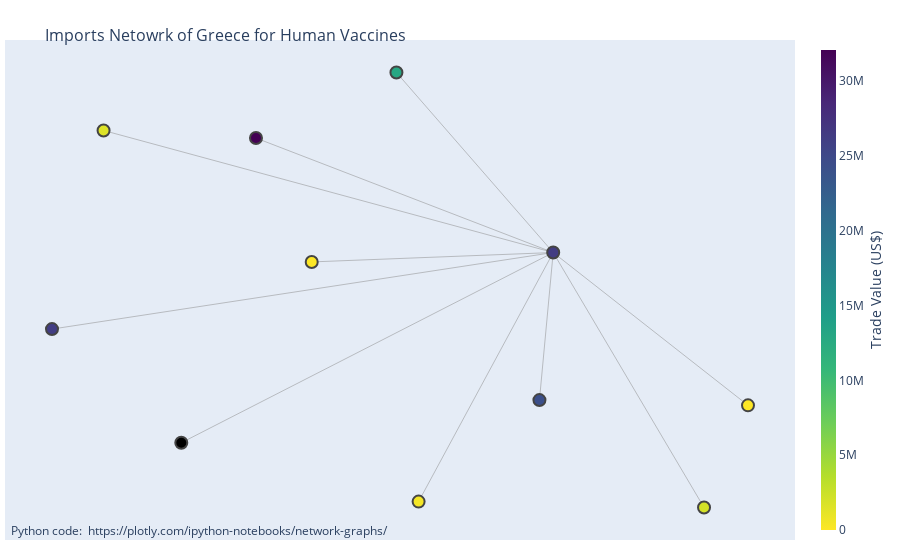

Source (notebook cell):
### Code cell
fig = go.Figure(data=[edge_trace, node_trace],
             layout=go.Layout(
                title=f'<br>Imports Netowrk of {country} for Human Vaccines',
                titlefont_size=16,
                showlegend=False,
                hovermode='closest',
                margin=dict(b=20,l=5,r=5,t=40),
                annotations=[ dict(
                    text="Python code: <a href='https://plotly.com/ipython-notebooks/network-graphs/'> https://plotly.com/ipython-notebooks/network-graphs/</a>",
                    showarrow=False,
                    xref="paper", yref="paper",
                    x=0.005, y=-0.002 ) ],
                xaxis=dict(showgrid=False, zeroline=False, showticklabels=False),
                yaxis=dict(showgrid=False, zeroline=False, showticklabels=False))
                )
fig.show()

### Figure 1 — Plotly figure (JSON) as saved in the notebook; plotly's stock layout.template omitted (floating-point values rounded to 4 significant figures)
{"data": [{"hoverinfo": "text", "line": {"color": "#888", "width": 0.5}, "mode": "lines", "type": "scatter", "x": [0.3506, 0.3824, null, -0.1754, 0.3824, null, -0.6562, 0.3824, null, 0.07148, 0.3824, null, -0.7753, 0.3824, null, -0.3041, 0.3824, null, 0.7308, 0.3824, null, 0.02025, 0.3824, null, 0.8323, 0.3824, null, -0.4767, 0.3824, null], "y": [-0.3626, 0.2511, null, 0.212, 0.2511, null, 0.7588, 0.2511, null, -0.785, 0.2511, null, -0.0673, 0.2511, null, 0.7273, 0.2511, null, -0.8095, 0.2511, null, 1, 0.2511, null, -0.3845, 0.2511, null, -0.5403, 0.2511, null]}, {"hoverinfo": "text", "marker": {"color": [26341318, 24232667, 864, 1581177, 462089, 26251251, 32086808, 2051006, 13021007, 82], "colorbar": {"thickness": 15, "title": {"side": "right", "text": "Trade Value (US$)"}, "xanchor": "left"}, "colorscale": [[0, "#440154"], [0.1111, "#482878"], [0.2222, "#3e4989"], [0.3333, "#31688e"], [0.4444, "#26828e"], [0.5556, "#1f9e89"], [0.6667, "#35b779"], [0.7778, "#6ece58"], [0.8889, "#b5de2b"], [1, "#fde725"]], "line": {"width": 2}, "reversescale": true, "showscale": true, "size": 12}, "mode": "markers", "text": ["Greece", "Belgium", "France", "Germany", "Austria", "India", "Italy", "Netherlands", "Spain", "United Kingdom", "Romania"], "type": "scatter", "x": [0.3824, 0.3506, -0.1754, -0.6562, 0.07148, -0.7753, -0.3041, 0.7308, 0.02025, 0.8323, -0.4767], "y": [0.2511, -0.3626, 0.212, 0.7588, -0.785, -0.0673, 0.7273, -0.8095, 1, -0.3845, -0.5403]}], "layout": {"annotations": [{"showarrow": false, "text": "Python code: <a href='https://plotly.com/ipython-notebooks/network-graphs/'> https://plotly.com/ipython-notebooks/network-graphs/</a>", "x": 0.005, "xref": "paper", "y": -0.002, "yref": "paper"}], "hovermode": "closest", "margin": {"b": 20, "l": 5, "r": 5, "t": 40}, "showlegend": false, "title": {"font": {"size": 16}, "text": "<br>Imports Netowrk of Greece for Human Vaccines"}, "xaxis": {"showgrid": false, "showticklabels": false, "zeroline": false}, "yaxis": {"showgrid": false, "showticklabels": false, "zeroline": false}}}
